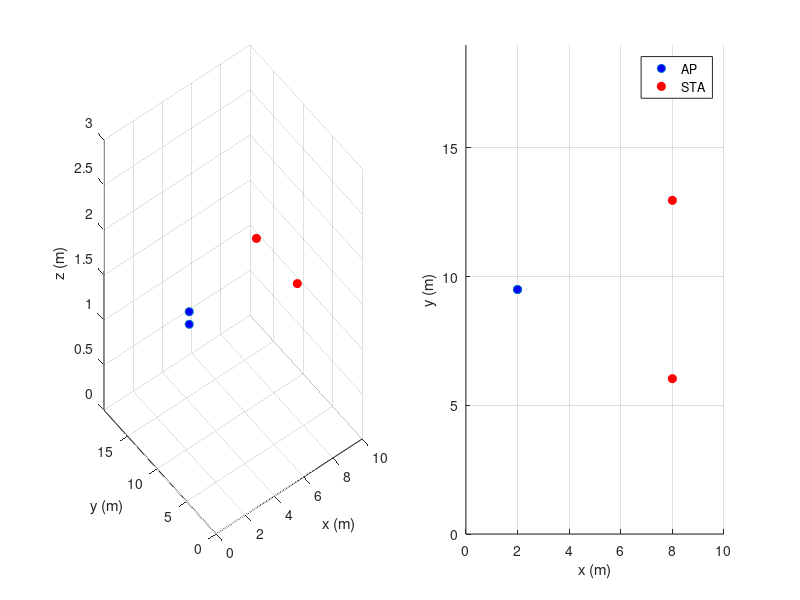

Write MATLAB code to recreate this figure. (Note: this script raises an error after producing the figure.)
AP = [2, 9.5, 1.5];
PAA = [0, 0, -0.07;
    0, 0, 0.07];

TX  = AP + PAA;
STA1 = [8,  12.9641, 1.5];
STA2 = [8, 6.0359, 1.5];

figure,
subplot(1,2,1)
plot3(TX(:,1),TX(:,2),TX(:,3), 'o', 'MarkerFaceColor', 'b')

hold on
plot3(STA1(:,1),STA1(:,2),STA1(:,3), 'ro', 'MarkerFaceColor', 'r')
plot3(STA2(:,1),STA2(:,2),STA2(:,3), 'ro', 'MarkerFaceColor', 'r')

axis([0 10 0 19 0 3])
xlabel('x (m)')
ylabel('y (m)')
zlabel('z (m)')
grid on

subplot(1,2,2)
plot3(TX(:,1),TX(:,2),TX(:,3), 'o', 'MarkerFaceColor', 'b')

hold on
plot3(STA1(:,1),STA1(:,2),STA1(:,3), 'ro', 'MarkerFaceColor', 'r')
plot3(STA2(:,1),STA2(:,2),STA2(:,3), 'ro', 'MarkerFaceColor', 'r')

axis([0 10 0 19 0 3])
xlabel('x (m)')
ylabel('y (m)')
zlabel('z (m)')
legend('AP', 'STA', 'Location', 'best')
grid on
view([0 90])

hf = gcf;
hf.Position(3)=hf.Position(3)*2;

AP = [2, 9.5, 1.5];
PAA = 4*[0, -0.07,0;
    0,  0.07, 0];

TX  = AP + PAA;
STA1 = [8,  15.5, 1.5];
STA2 = [8, 3.5, 1.5];

figure,
subplot(1,2,1)
plot3(TX(:,1),TX(:,2),TX(:,3), 'o', 'MarkerFaceColor', 'b')

hold on
plot3(STA1(:,1),STA1(:,2),STA1(:,3), 'ro', 'MarkerFaceColor', 'r')
plot3(STA2(:,1),STA2(:,2),STA2(:,3), 'ro', 'MarkerFaceColor', 'r')

axis([0 10 0 19 0 3])
xlabel('x (m)')
ylabel('y (m)')
zlabel('z (m)')
grid on

subplot(1,2,2)
plot3(TX(:,1),TX(:,2),TX(:,3), 'o', 'MarkerFaceColor', 'b')

hold on
plot3(STA1(:,1),STA1(:,2),STA1(:,3), 'ro', 'MarkerFaceColor', 'r')
plot3(STA2(:,1),STA2(:,2),STA2(:,3), 'ro', 'MarkerFaceColor', 'r')

axis([0 10 0 19 0 3])
xlabel('x (m)')
ylabel('y (m)')
zlabel('z (m)')
legend('AP', 'STA', 'Location', 'best')
grid on
view([0 90])

hf = gcf;
hf.Position(3)=hf.Position(3)*2;


